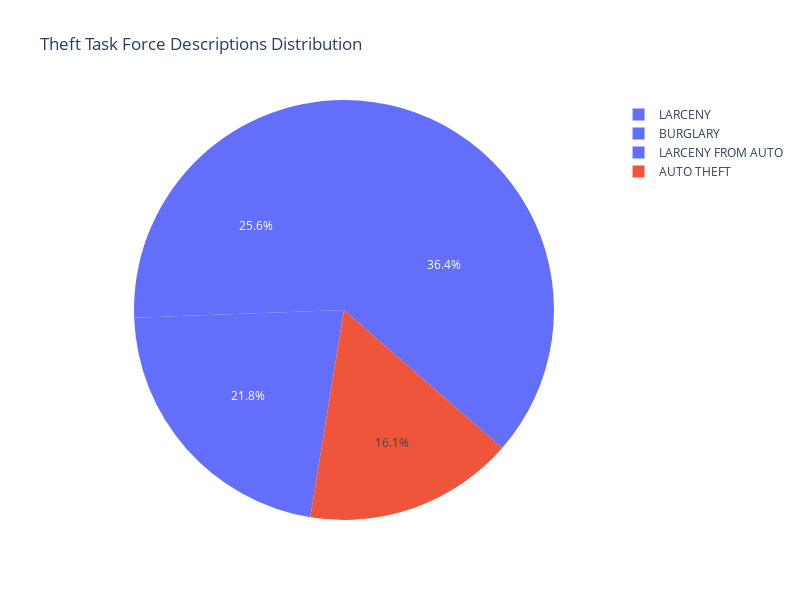

Notebook cell for this chart:
### Markdown cell above
<b id="section_2"> </b> <b style='color:black; font-size: 14px;'>
Now we will find the distribution of crimes within the Theft Task Force.. <br>
</b> <b></b>

### Code cell
filtered_data = df[(df['BPD Unit'] == 'Theft Task Force')]
theft_descriptions = filtered_data['Description'].value_counts().reset_index()
theft_descriptions.columns = ['Description', 'Count']

theft_descriptions['Color'] = ['blue' if desc == 'AUTO THEFT' else 'red' for desc in theft_descriptions['Description']]

fig = px.pie(theft_descriptions, values='Count', names='Description', color='Color',
             title='Theft Task Force Descriptions Distribution')

fig.update_layout(height=600, width=800)
fig.show()

### Figure 1 — Plotly figure (JSON) as saved in the notebook; plotly's stock layout.template omitted (floating-point values rounded to 4 significant figures)
{"data": [{"customdata": [["red"], ["red"], ["red"], ["blue"]], "domain": {"x": [0, 1], "y": [0, 1]}, "hovertemplate": "Description=%{label}<br>Count=%{value}<br>Color=%{customdata[0]}<extra></extra>", "labels": ["LARCENY", "BURGLARY", "LARCENY FROM AUTO", "AUTO THEFT"], "legendgroup": "", "marker": {"colors": ["#636efa", "#636efa", "#636efa", "#EF553B"]}, "name": "", "showlegend": true, "type": "pie", "values": [60528, 42538, 36295, 26838]}], "layout": {"height": 600, "legend": {"tracegroupgap": 0}, "title": {"text": "Theft Task Force Descriptions Distribution"}, "width": 800}}
